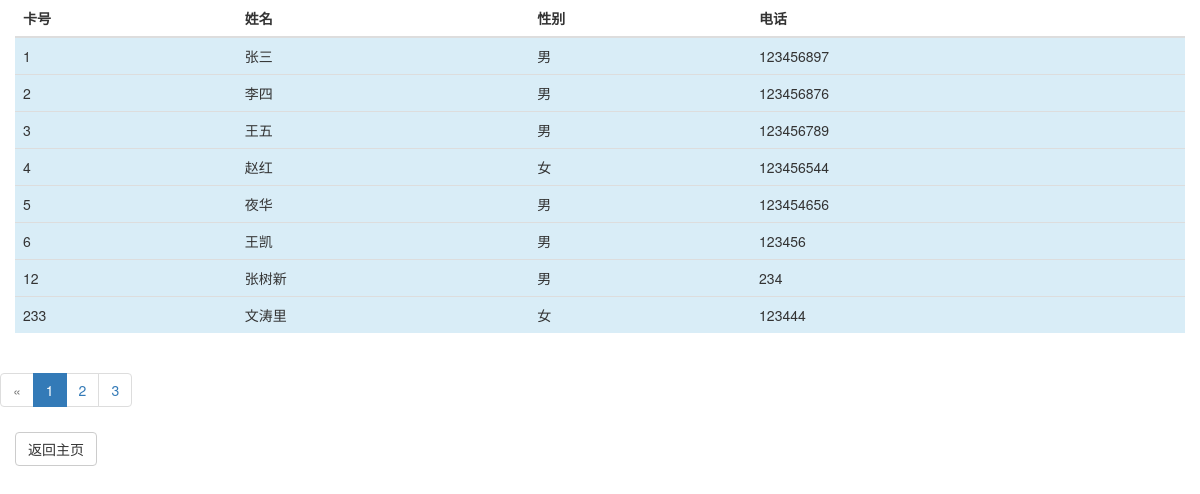
/select_user.php (signed in), run on the app's committed database.
### tables this page shows
CREATE TABLE `users` (
  `id` int(10) NOT NULL AUTO_INCREMENT,
  `name` varchar(10) NOT NULL,
  `sex` varchar(2) NOT NULL,
  `password` varchar(20) NOT NULL,
  `telephone` int(12) NOT NULL,
  `isDelete` tinyint(2) NOT NULL,
  PRIMARY KEY (`id`)
);

### select_user.php (the view, shortened to what this page needs)
<!DOCTYPE html>
<html lang="en">
<head>
    <link rel="stylesheet" href="css/bootstrap.min.css">
</head>
<body>
<?php
try {
    $dsn = 'mysql:dbname=library;host=localhost';
    $user = 'root';
    $password = '123456';
    $db = new PDO($dsn, $user, $password);
    $result = $db->query('SELECT * FROM users where isDelete =0' )->fetchAll();
}   catch(PDOException $e){
    die('程序出错');
}
?>
<div class="container-fluid">
    <div class="row">
        <div class="col-md-12">
            <table class="table">
                <thead>
                <tr>
                    <th>卡号</th>
                    <th>姓名</th>
                    <th>性别</th>
                    <th>电话</th>
                </tr>
                </thead>
                <tbody>
                <?php
                foreach($result as $value) {
                    echo '<tr class= "info">';
                    echo "<td>" . $value['id'] . "</td>";
                    echo "<td>" . $value['name'] . "</td>";
                    echo "<td>" . $value['sex'] . "</td>";
                    echo "<td>" . $value['telephone'] . "</td>";
                }
                ?>
                </tbody>
            </table>
        </div>
    </div>
</div>
<nav aria-label="...">
    <ul class="pagination">
        <li class="disabled"><a href="#" aria-label="Previous"><span aria-hidden="true">&laquo;</span></a></li>
        <li class="active"><a href="#">1 <span class="sr-only">(current)</span></a></li>
        <li ><a href="#">2 <span class="sr-only">(current)</span></a></li>
        <li><a href="#">3 <span class="sr-only">(current)</span></a></li>
    </ul>
</nav>
<div class="container-fluid">
    <div class="btn-group" role="group" aria-label="...">
        <div class="col-md-12"></div> <a href="admin.php"> <button type="button" class="btn btn-default">返回主页</button></a></div>
</div>
</body>
</html>

### data on the page
users: id "1", name "张三", sex "男", telephone "123456897"
users: id "2", name "李四", sex "男", telephone "123456876"
users: id "3", name "王五", sex "男", telephone "123456789"
users: id "4", name "赵红", sex "女", telephone "123456544"
users: id "5", name "夜华", sex "男", telephone "123454656"
users: id "6", name "王凯", sex "男", telephone "123456"
users: id "12", name "张树新", sex "男", telephone "234"
users: id "233", name "文涛里", sex "女", telephone "123444"
